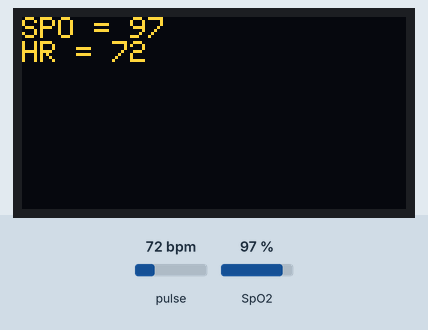
This sketch was run on a simulated ESP32. On the bench: 128×64 one-colour display. The inputs (shaded band) are chosen by the test bench; at power-on: pulse 72 bpm, SpO2 97 %. The OLED is the two-colour kind (top 16 rows yellow); WiFi joins after 1.5 s; servers stay silent unless stated; the display library's start-up logo is not drawn; uploads are accepted with an empty reply; what the sketch prints to the serial monitor is not drawn.

Above: at 34.4 s.

The sketch:

healthcare_surveilance.ino
```cpp
/*
 * HEALTHCARE SURVEILANCE SYSTEM
 * 18219040 - Rahmat Wibowo
 * 18219058 - Afif Fahreza
 * 18219076 - Yahya Aqrom
 */


// Include library yang dibutuhkan
#include <Wire.h>
#include <WiFi.h>
#include "MAX30105.h"
#include "spo2_algorithm.h"
#include <Adafruit_SSD1306.h>


// Credentials WIFI
const char* ssid     = "SSID";
const char* password = "PASSWORD";

// Variable sensor dan display
MAX30105 particleSensor;
Adafruit_SSD1306 display = Adafruit_SSD1306(128, 64, &Wire);

// Domain name serta URL server database
const char* server = "backend-embedded-system.herokuapp.com";

uint32_t irBuffer[50]; //infrared LED sensor data
uint32_t redBuffer[50];  //red LED sensor data

int32_t spo2; //SPO2 value
int8_t validSPO2; //indicator valid SPO2
int32_t heartRate; //heart rate value
int8_t validHeartRate; //indicator valid heartrate


void setup() {
  Serial.begin(115200);

  // Inisialisasi sensor
  if (!particleSensor.begin(Wire, I2C_SPEED_FAST)) //Default I2C port = 400kHz speed
  {
    Serial.println(F("MAX30105 was not found. Please check wiring/power."));
    while (1);
  }

  particleSensor.setup(55, 4, 2, 200, 411, 4096); //Konfigurasi sensor

  // Connect to Wi-Fi
  WiFi.begin(ssid, password);
  while (WiFi.status() != WL_CONNECTED) {
    delay(1000);
    Serial.println("Connecting to WiFi..");
  }

  Serial.println("WiFi connected!");

  // Memulai komunikasi dengan OLED pada address 0x3C
  // memberikan pesan jika koneksi gagal
  if (!display.begin(SSD1306_SWITCHCAPVCC, 0x3C)) {
    Serial.println(F("SSD1306 allocation failed"));
    for (;;)
      ;
  }

  // Setup display
  display.display();
  delay(500); // Pause for 2 seconds
  display.setTextSize(1);
  display.setTextColor(WHITE);
  display.setRotation(0);
}

void loop() {
  // Membaca 50 sample
  for (byte i = 0 ; i < 50 ; i++)
  {
    while (particleSensor.available() == false) //do we have new data?
      particleSensor.check(); //Check the sensor for new data

    redBuffer[i] = particleSensor.getRed();
    irBuffer[i] = particleSensor.getIR();
    particleSensor.nextSample(); //We're finished with this sample so move to next sample
    Serial.print(F("red="));
    Serial.print(redBuffer[i], DEC);
    Serial.print(F(", ir="));
    Serial.println(irBuffer[i], DEC);
  }


  // menghitung heart rate and SpO2 setelah 50 samples
  maxim_heart_rate_and_oxygen_saturation(irBuffer, 50, redBuffer, &spo2, &validSPO2, &heartRate, &validHeartRate);

  // melanjutkan mengambil sample
  while (1)
  {
    // menyimpan 25 set sample pertama ke memory dan 25 terakhir ke atas
    for (byte i = 25; i < 50; i++)
    {
      redBuffer[i - 25] = redBuffer[i];
      irBuffer[i - 25] = irBuffer[i];
    }

    // mengambil 25 set sample
    for (byte i = 25; i < 50; i++)
    {
      // cek data baru
      while (particleSensor.available() == false)
        particleSensor.check();

      redBuffer[i] = particleSensor.getRed();
      irBuffer[i] = particleSensor.getIR();
      particleSensor.nextSample();
      Serial.print(F("red="));
      Serial.print(redBuffer[i], DEC);
      Serial.print(F(", ir="));
      Serial.print(irBuffer[i], DEC);

      Serial.print(F(", HR="));
      Serial.print(heartRate, DEC);

      Serial.print(F(", HRvalid="));
      Serial.print(validHeartRate, DEC);

      Serial.print(F(", SPO2="));
      Serial.print(spo2, DEC);

      Serial.print(F(", SPO2Valid="));
      Serial.println(validSPO2, DEC);

    }

  // Menghitung spo2 dan heartrate final setelah 25 sample baru
  maxim_heart_rate_and_oxygen_saturation(irBuffer, 50, redBuffer, &spo2, &validSPO2, &heartRate, &validHeartRate);

  // String agar nilai bisa masuk ke json file
  String spo = String(spo2);
  String hr = String(heartRate);

  // json file yang akan dikirim ke database
  String jsonObject = (
    "{\"email\":\"rahmat.wibowo21@gmail.com\",\"spo2\":\""+spo+"\",\"bpm\":\""+hr+"\"}");


  // Reset display
  display.clearDisplay();
  display.setCursor(0, 0);

  display.print("SPO = ");
  display.println(spo);
  display.print("HR = ");
  display.println(hr);

  // Mengirim HTTP POST request
  WiFiClient client;
  int retries = 10;
  while(!client.connect(server, 80) && (retries-- > 0)) {
    Serial.print(".");
  }
  Serial.println();
  if(!client.connected()) {
    Serial.println("Failed to connect...");
  } else {
    Serial.println("Client connected!");
  }

  client.println("POST /sensor HTTP/1.1");
  client.println(String("Host: ") + server);
  client.println("Connection: close\r\nContent-Type: application/json");
  client.print("Content-Length: ");
  client.println(jsonObject.length());
  client.println();
  client.println(jsonObject);


  // Timeout
  int timeout = 5 * 10; // 5 seconds
  while(!client.available() && (timeout-- > 0)){
    delay(100);
  }
  if(!client.available()) {
    Serial.println("No response...");
  }
  while(client.available()){
    Serial.write(client.read());
  }

  // Menutup connection
  Serial.println("\nClosing connection");
  client.stop();

  // Mengirim HTTP POST request setiap 30 detik
  delay(30000);
  display.display();
}
}
```
